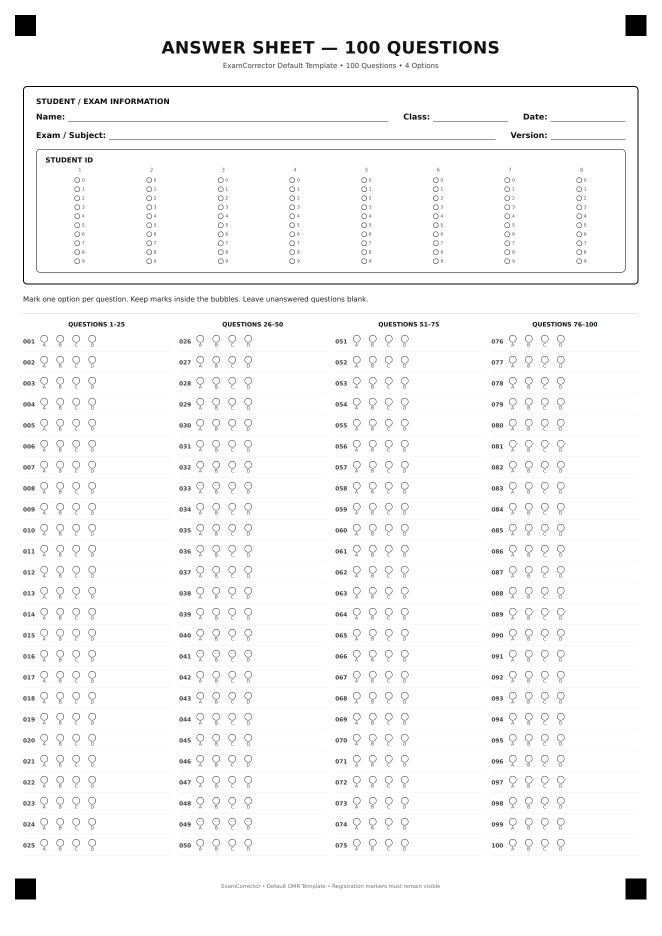
#> input picture tests/fixtures/sample_sheet_blank.png, 2646 x 3742 px (shown at 1/4 size); its folder holds only this picture in this run
$ python -i page_detect.py   (imports and definitions only)
#> lines starting #> are read from the running program, lines starting #| are printed output that depends on the picture; after the words box and inside, x2 and y2 are one past the last pixel; in counts of white or black regions, pixels touching at a corner belong together
"""
Page and registration-marker detection.

Strategy (per spec section 13/14, upgraded per the CV-robustness spec):
look for the four solid corner squares every ExamCorrector template carries
as fiducial markers. A SINGLE fixed dark threshold is fragile under
shadow/uneven lighting -- a marker under a shadow can fail to separate from
its now-also-darker background at one threshold while showing up cleanly at
another. So candidates are generated from several different binarizations
(a range of fixed thresholds, Otsu, and adaptive thresholding) and merged,
rather than committing to one threshold up front.

Once four marker points are chosen, their geometry is scored (convexity,
side-length ratios, diagonal ratio, marker-size consistency) instead of
just trusting "we found something in each quadrant" -- a homography that
computes successfully is not automatically a trustworthy registration
(spec section 4).

If corner markers cannot be found at all, a fallback "largest quadrilateral"
page-contour detector is used so the pipeline can still attempt perspective
correction instead of failing outright.
"""
from __future__ import annotations

from dataclasses import dataclass, field
from typing import Optional

import cv2
import numpy as np

from app.core.config import RegistrationConfig


@dataclass
class MarkerCandidate:
    cx: float
    cy: float
    w: float
    h: float
    fill_ratio: float
    source: str = ""   # which binarization method produced this candidate (diagnostics)


@dataclass
class MarkerDetectionResult:
    ok: bool
    markers: dict                       # {"tl": (x,y), "tr": (x,y), "bl": (x,y), "br": (x,y)}
    method: str                         # "fiducial_markers" | "page_contour" | "none"
    reason: str = ""
    geometry_score: float = 0.0          # 0-100: how plausible the 4-marker quadrilateral is
    candidate_counts: dict = field(default_factory=dict)   # per-quadrant candidate counts (diagnostics)
    warnings: list = field(default_factory=list)


# ---------------------------------------------------------------- candidates

def _binarizations(gray: np.ndarray, fixed_thresholds: list[int]) -> list[tuple[str, np.ndarray]]:
    """Several independent binary views of the same page. A marker sitting
    under a shadow may only cleanly separate from its background in one or
    two of these -- generating all of them (spec section 2, methods A-C) is
    what makes detection robust instead of betting on a single threshold."""
    variants = []
    for t in fixed_thresholds:
        _, th = cv2.threshold(gray, t, 255, cv2.THRESH_BINARY_INV)
        variants.append((f"fixed_{t}", th))

    _, otsu = cv2.threshold(gray, 0, 255, cv2.THRESH_BINARY_INV + cv2.THRESH_OTSU)
    variants.append(("otsu", otsu))

    adaptive = cv2.adaptiveThreshold(
        gray, 255, cv2.ADAPTIVE_THRESH_GAUSSIAN_C, cv2.THRESH_BINARY_INV, 35, 10
    )
    variants.append(("adaptive", adaptive))
    return variants


def _candidates_from_binary(binary: np.ndarray, source: str, img_area: int, cfg: RegistrationConfig) -> list[MarkerCandidate]:
    # Opening (erode then dilate) first: shadows/uneven lighting can bridge a
    # marker to unrelated nearby dark structures via thin anti-aliased
    # connections, merging them into one huge low-fill-ratio contour that
    # then fails every shape filter below. A genuine solid ~40px marker
    # survives a small opening; a 1-2px bridge does not.
    opened = cv2.morphologyEx(binary, cv2.MORPH_OPEN, np.ones((3, 3), np.uint8), iterations=1)
    closed = cv2.morphologyEx(opened, cv2.MORPH_CLOSE, np.ones((3, 3), np.uint8))
    contours, _ = cv2.findContours(closed, cv2.RETR_EXTERNAL, cv2.CHAIN_APPROX_SIMPLE)

    candidates = []
    lo_frac, hi_frac = cfg.marker_area_frac_range
    ar_lo, ar_hi = cfg.marker_aspect_ratio_range
    for c in contours:
        x, y, bw, bh = cv2.boundingRect(c)
        area = bw * bh
        if area == 0:
            continue
        area_frac = area / img_area
        if not (lo_frac <= area_frac <= hi_frac):
            continue
        aspect = bw / float(bh)
        if not (ar_lo <= aspect <= ar_hi):
            continue
        fill_ratio = cv2.contourArea(c) / area
        if fill_ratio < cfg.marker_fill_ratio_min:
            continue
        candidates.append(MarkerCandidate(cx=x + bw / 2, cy=y + bh / 2, w=bw, h=bh,
                                           fill_ratio=fill_ratio, source=source))
    return candidates


def _dedupe_candidates(candidates: list[MarkerCandidate], merge_dist: float) -> list[MarkerCandidate]:
    """The same physical marker typically gets rediscovered by several
    binarizations -- collapse near-duplicates, keeping the highest-fill_ratio
    instance (usually the cleanest separation) at each location."""
    kept: list[MarkerCandidate] = []
    for cand in sorted(candidates, key=lambda c: -c.fill_ratio):
        if any((cand.cx - k.cx) ** 2 + (cand.cy - k.cy) ** 2 < merge_dist ** 2 for k in kept):
            continue
        kept.append(cand)
    return kept


def _find_all_marker_candidates(gray: np.ndarray, cfg: RegistrationConfig) -> list[MarkerCandidate]:
    h, w = gray.shape[:2]
    img_area = h * w
    fixed_thresholds = [50, 70, 90, 110, 140, 170, 200]
    all_candidates: list[MarkerCandidate] = []
    for source, binary in _binarizations(gray, fixed_thresholds):
        all_candidates.extend(_candidates_from_binary(binary, source, img_area, cfg))
    # merge distance: a fraction of the expected marker size
    approx_marker_size = (min(w, h) ** 2 * sum(cfg.marker_area_frac_range) / 2) ** 0.5
    return _dedupe_candidates(all_candidates, merge_dist=max(6.0, approx_marker_size * 0.6))


def _assign_to_quadrants(candidates: list[MarkerCandidate], img_w: int, img_h: int) -> tuple[dict, dict]:
    cx_mid, cy_mid = img_w / 2, img_h / 2
    quadrants = {"tl": [], "tr": [], "bl": [], "br": []}
    for c in candidates:
        key = ("t" if c.cy < cy_mid else "b") + ("l" if c.cx < cx_mid else "r")
        quadrants[key].append(c)

    result = {}
    counts = {k: len(v) for k, v in quadrants.items()}
    for key, items in quadrants.items():
        if not items:
            continue
        corner_x = 0 if "l" in key else img_w
        corner_y = 0 if "t" in key else img_h
        items.sort(key=lambda c: (-c.fill_ratio, (c.cx - corner_x) ** 2 + (c.cy - corner_y) ** 2))
        best = items[0]
        result[key] = (best.cx, best.cy)
    return result, counts


# ------------------------------------------------------------- geometry score

def _score_geometry(markers: dict) -> tuple[float, list[str]]:
    """0-100 plausibility score for a 4-point marker configuration -- a
    homography can be computed from almost any 4 points, so this is what
    catches a degenerate/wrong marker set before anything downstream trusts
    it (spec section 3-4)."""
    warnings: list[str] = []
    required = ("tl", "tr", "bl", "br")
    if not all(k in markers for k in required):
        return 0.0, ["Fewer than 4 markers -- cannot score geometry."]

    tl, tr, bl, br = (np.array(markers[k], dtype=float) for k in required)

    # Convexity: going tl -> tr -> br -> bl should turn consistently one way.
    def cross(o, a, b):
        return (a[0] - o[0]) * (b[1] - o[1]) - (a[1] - o[1]) * (b[0] - o[0])
    turns = [
        cross(tl, tr, br), cross(tr, br, bl), cross(br, bl, tl), cross(bl, tl, tr),
    ]
    convex = all(t >= 0 for t in turns) or all(t <= 0 for t in turns)
    if not convex:
        warnings.append("Marker quadrilateral is not convex -- likely a bad match.")

    top_len = np.linalg.norm(tr - tl)
    bottom_len = np.linalg.norm(br - bl)
    left_len = np.linalg.norm(bl - tl)
    right_len = np.linalg.norm(br - tr)
    side_lengths = [top_len, bottom_len, left_len, right_len]
    if min(side_lengths) < 1e-3:
        return 0.0, ["Degenerate marker geometry (near-zero side length)."]

    horiz_ratio = max(top_len, bottom_len) / max(1e-6, min(top_len, bottom_len))
    vert_ratio = max(left_len, right_len) / max(1e-6, min(left_len, right_len))

    diag1 = np.linalg.norm(br - tl)
    diag2 = np.linalg.norm(bl - tr)
    diag_ratio = max(diag1, diag2) / max(1e-6, min(diag1, diag2))

    # Score components, each 0-1, then blended.
    convex_score = 1.0 if convex else 0.0
    horiz_score = float(np.clip(1.0 - (horiz_ratio - 1.0) / 0.6, 0.0, 1.0))
    vert_score = float(np.clip(1.0 - (vert_ratio - 1.0) / 0.6, 0.0, 1.0))
    diag_score = float(np.clip(1.0 - (diag_ratio - 1.0) / 0.5, 0.0, 1.0))

    if horiz_ratio > 1.6:
        warnings.append(f"Top/bottom marker-edge lengths differ a lot (ratio {horiz_ratio:.2f}).")
    if vert_ratio > 1.6:
        warnings.append(f"Left/right marker-edge lengths differ a lot (ratio {vert_ratio:.2f}).")
    if diag_ratio > 1.5:
        warnings.append(f"Marker diagonals differ a lot (ratio {diag_ratio:.2f}) -- possible mismatched marker.")

    score = 100.0 * (0.30 * convex_score + 0.20 * horiz_score + 0.20 * vert_score + 0.30 * diag_score)
    return round(score, 1), warnings


# ------------------------------------------------------------------- public

def detect_markers(gray: np.ndarray, cfg: RegistrationConfig = RegistrationConfig()) -> MarkerDetectionResult:
    h, w = gray.shape[:2]
    candidates = _find_all_marker_candidates(gray, cfg)
    quadrant_points, counts = _assign_to_quadrants(candidates, w, h)

    if len(quadrant_points) >= cfg.min_markers_required:
        geometry_score, geom_warnings = _score_geometry(quadrant_points)
        if geometry_score < cfg.min_geometry_score:
            # Don't just trust "found 4 dark squares" -- if their arrangement
            # isn't a plausible page rectangle, treat this like a failure and
            # let the page-contour fallback (or an honest failure) take over.
            fallback = _detect_page_contour(gray)
            if fallback is not None:
                fb_score, fb_warnings = _score_geometry(fallback)
                return MarkerDetectionResult(
                    ok=True, markers=fallback, method="page_contour",
                    geometry_score=fb_score, candidate_counts=counts,
                    warnings=[f"Fiducial markers found but geometry score too low ({geometry_score}); "
                              f"used page-contour fallback instead."] + fb_warnings,
                )
            return MarkerDetectionResult(
                ok=False, markers=quadrant_points, method="none",
                reason=f"Marker geometry implausible (score {geometry_score}/100).",
                geometry_score=geometry_score, candidate_counts=counts, warnings=geom_warnings,
            )
        return MarkerDetectionResult(
            ok=True, markers=quadrant_points, method="fiducial_markers",
            geometry_score=geometry_score, candidate_counts=counts, warnings=geom_warnings,
        )

    # Fallback: largest 4-point contour approximating the whole page.
    fallback = _detect_page_contour(gray)
    if fallback is not None:
        fb_score, fb_warnings = _score_geometry(fallback)
        return MarkerDetectionResult(
            ok=True, markers=fallback, method="page_contour",
            geometry_score=fb_score, candidate_counts=counts, warnings=fb_warnings,
        )

    return MarkerDetectionResult(
        ok=False,
        markers=quadrant_points,
        method="none",
        reason=f"Only found {len(quadrant_points)}/4 registration markers and no page contour.",
        candidate_counts=counts,
    )


# [22 lines left out: function _detect_page_contour, not called in this run]

>>> import cv2
>>> picture = cv2.imread('../../tests/fixtures/sample_sheet_blank.png', cv2.IMREAD_GRAYSCALE)
>>> result = detect_markers(picture)
#> in _binarizations, `_, otsu = cv2.threshold(gray, 0, 255, cv2.THRESH_BINARY_INV + cv2.THRE..`:
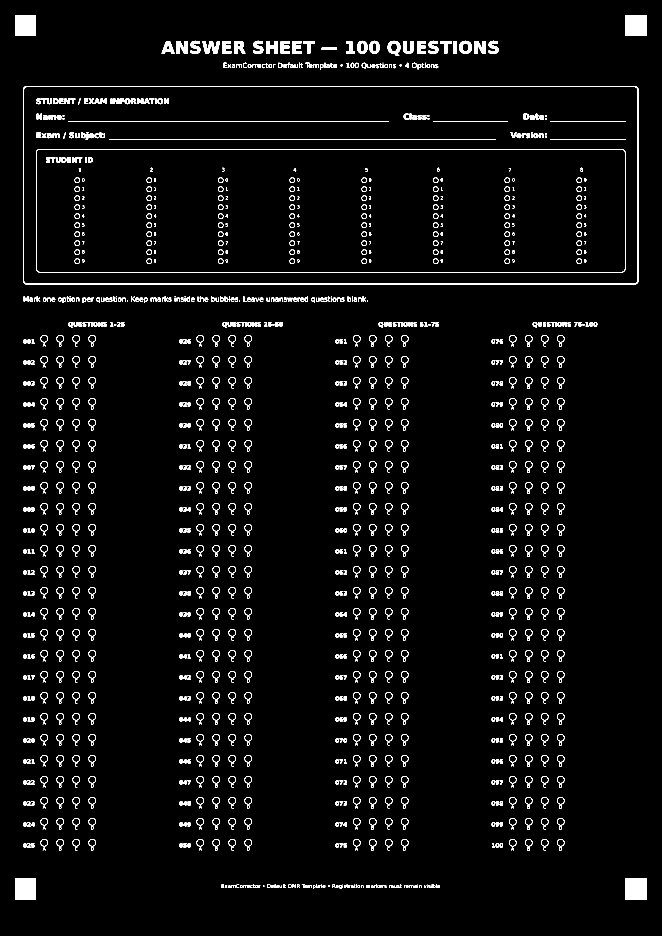
#> otsu: shape (3742, 2646) (shown at 1/4 size); 2.9% white; 1647 white regions (23 under 20 px), largest, box (x1, y1, x2, y2) and area: (92, 344, 2554, 1138) 25903, (144, 596, 2502, 1090) 11354, (60, 60, 144, 144) 7056
#> in _binarizations, `adaptive = cv2.adaptiveThreshold( gray, 255, cv2.ADAPTIVE_THRESH_GAUSS..`:
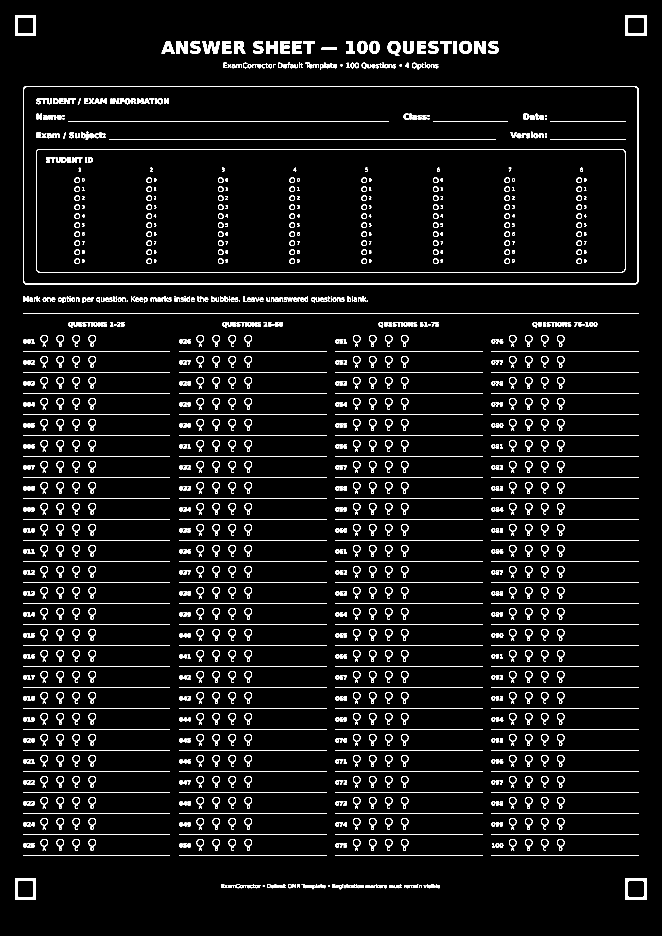
#> adaptive: shape (3742, 2646) (shown at 1/4 size); 4.4% white; 1748 white regions (15 under 20 px), largest, box (x1, y1, x2, y2) and area: (92, 344, 2554, 1138) 25914, (144, 596, 2502, 1090) 11373, (92, 1254, 2554, 1256) 4924
#> the loop in _find_all_marker_candidates, `for source, binary in _binarizations(gray, fixed_thresholds):` made 9 passes
#> source on passes 1 to 8: 'fixed_50', 'fixed_70', 'fixed_90', 'fixed_110', 'fixed_140', 'fixed_170', 'fixed_200', 'otsu'
#> pass 1, in _candidates_from_binary, `opened = cv2.morphologyEx(binary, cv2.MORPH_OPEN, np.ones((3, 3), np.u..`:
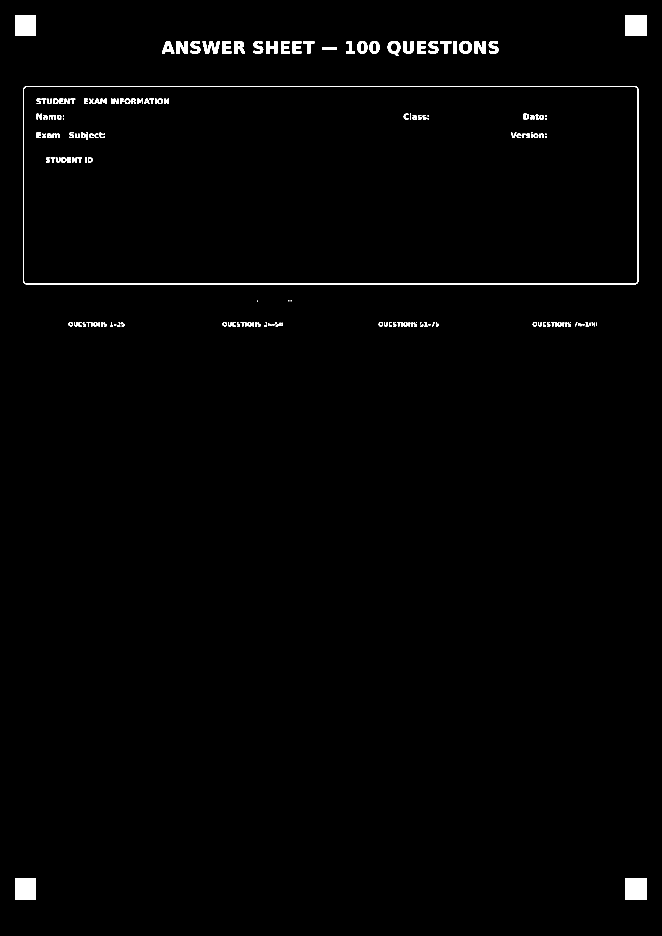
#> opened: shape (3742, 2646) (shown at 1/4 size); 1% white; 195 white regions (13 under 20 px), largest, box (x1, y1, x2, y2) and area: (92, 344, 2554, 1138) 25846, (60, 60, 144, 144) 7056, (2502, 60, 2586, 144) 7056
#> after the loop in _find_all_marker_candidates, `for source, binary in _binarizations(gray, fixed_thresholds):`: all_candidates = 36 items
#> the loop in _dedupe_candidates, `for cand in sorted(candidates, key=lambda c: -c.fill_ratio):` made 36 passes
#> after the loop in _dedupe_candidates, `for cand in sorted(candidates, key=lambda c: -c.fill_ratio):`: kept = 4 items
#> the loop in _assign_to_quadrants, `for c in candidates:` made 4 passes
#> after the loop in _assign_to_quadrants, `for key, items in quadrants.items():`: result = {'tl': (102, 102), 'tr': (2544, 102), 'bl': (102, 3556), 'br': (2544, 3556)}
#> in detect_markers, `quadrant_points, counts = _assign_to_quadrants(candidates, w, h)`: quadrant_points has the same summary as result in _assign_to_quadrants; counts = {'tl': 1, 'tr': 1, 'bl': 1, 'br': 1}
#> in _score_geometry, `tl, tr, bl, br = (np.array(markers[k], dtype=float) for k in required)`: tl = [102, 102]; tr = [2544, 102]; bl = [102, 3556]; br = [2544, 3556]
#> in _score_geometry, `turns = [ cross(tl, tr, br), cross(tr, br, bl), cross(br, bl, tl), cro..`: turns = [8434668, 8434668, 8434668, 8434668]
#> in _score_geometry, `convex = all(t >= 0 for t in turns) or all(t <= 0 for t in turns)`: convex = True
#> in _score_geometry, `top_len = np.linalg.norm(tr - tl)`: top_len = 2442
#> in _score_geometry, `left_len = np.linalg.norm(bl - tl)`: left_len = 3454
#> in _score_geometry, `side_lengths = [top_len, bottom_len, left_len, right_len]`: side_lengths = [2442, 2442, 3454, 3454]
#> in _score_geometry, `horiz_ratio = max(top_len, bottom_len) / max(1e-6, min(top_len, bottom..`: horiz_ratio = 1
#> in _score_geometry, `diag1 = np.linalg.norm(br - tl)`: diag1 = 4230.1
#> in _score_geometry, `diag_ratio = max(diag1, diag2) / max(1e-6, min(diag1, diag2))`: diag_ratio = 1
#> in _score_geometry, `score = 100.0 * (0.30 * convex_score + 0.20 * horiz_score + 0.20 * ver..`: score = 100
#> in detect_markers, `geometry_score, geom_warnings = _score_geometry(quadrant_points)`: geom_warnings = []
